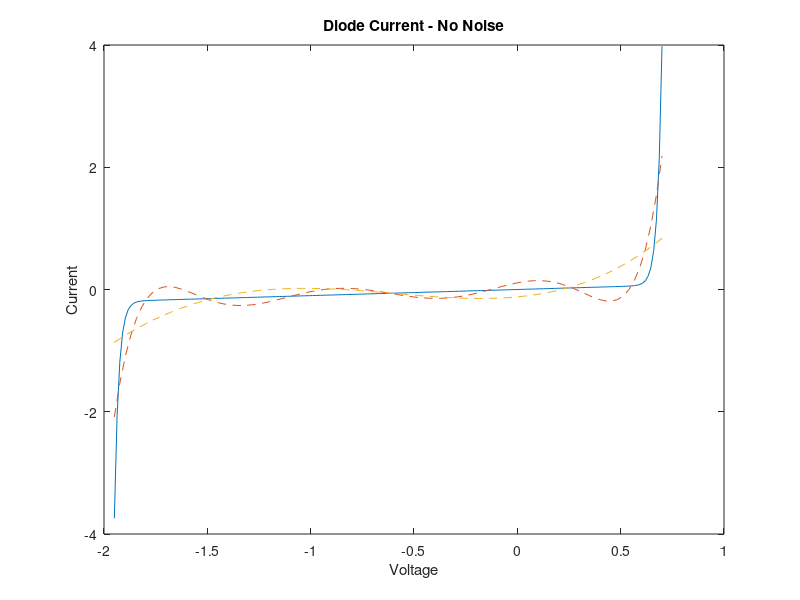
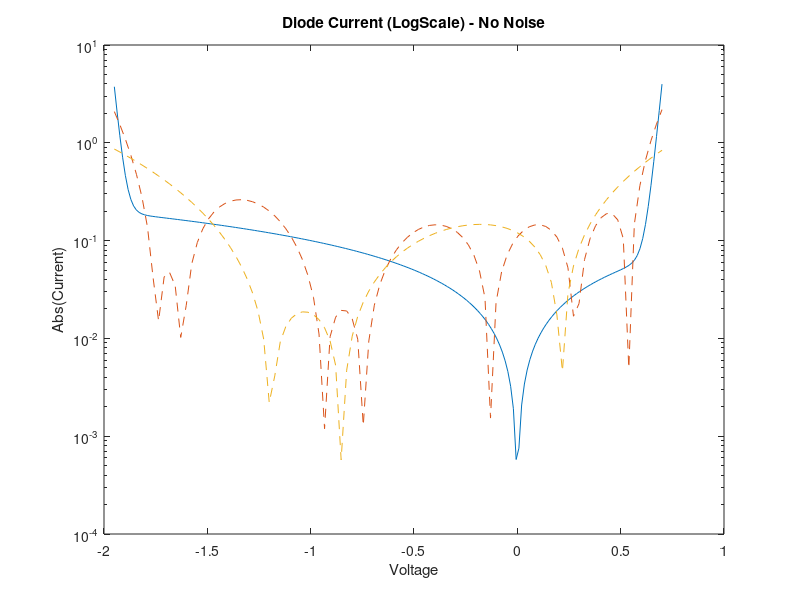
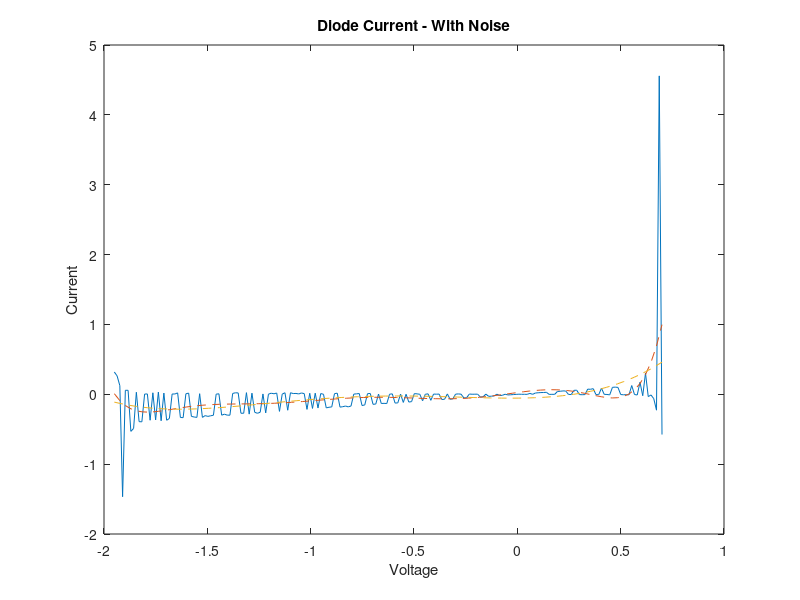
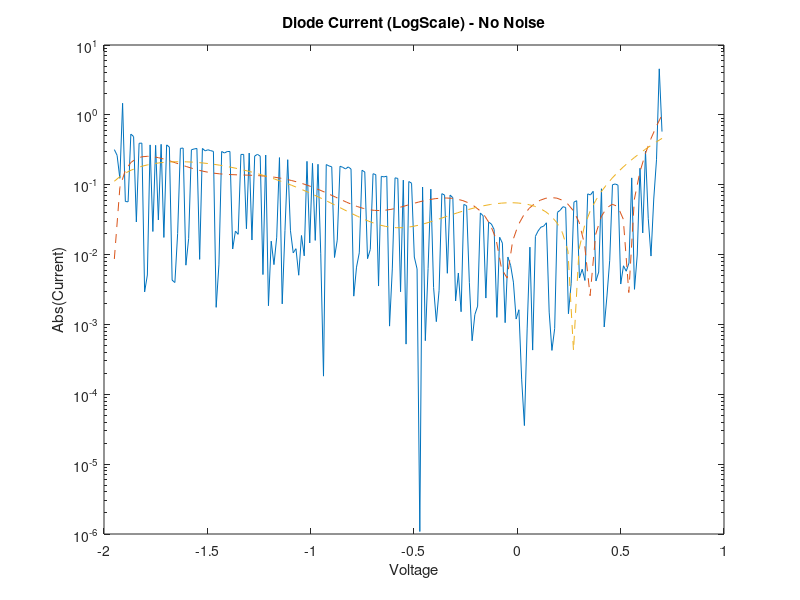

MATLAB code for these plots, in order: (Note: this script raises an error after producing the figures.)
clear;

%Constants
Is = 0.01e-12;
Ib = 0.1e-12;
Vb = 1.3;
Gp = 0.1;

I = @(V) Is.*(exp((1.2/0.025).*V) - 1) + Gp.*V - Ib.*(exp((-1.2/0.025).*(V+Vb))-1);
V_var = linspace(-1.95,0.7,200);

I_vec = I(V_var);
I_vec_rand = zeros(1,length(V_var));
for i=1:length(V_var)
    rand_p = rand()*0.2 +1; %Percentage 0%-20%
    rand_pm = randi(2,1)-1;
    
    if(rand_pm == 1) %+
        I_vec_rand(i) = I_vec(i) + I_vec(i)*rand_p;
    else
        I_vec_rand(i) = I_vec(i) - I_vec(i)*rand_p;
    end
end

%Polyfits
x_poly = linspace(-1.95,0.7);

p8 = polyfit(V_var,I_vec,8);
yp8 = polyval(p8,x_poly);

p4 = polyfit(V_var,I_vec,4);
yp4 = polyval(p4,x_poly);

p8_rand = polyfit(V_var,I_vec_rand,8);
yp8_rand = polyval(p8_rand,x_poly);

p4_rand = polyfit(V_var,I_vec_rand,4);
yp4_rand = polyval(p4_rand,x_poly);

%Plots
figure(1)
plot(V_var, I_vec)
hold on
plot(x_poly, yp8, '--');
plot(x_poly, yp4, '--');
hold off
title('Diode Current - No Noise')
xlabel('Voltage')
ylabel('Current')

figure(2)
semilogy(V_var,abs(I_vec))
hold on
semilogy(x_poly, abs(yp8), '--');
semilogy(x_poly, abs(yp4), '--');
hold off
title('Diode Current (LogScale) - No Noise')
xlabel('Voltage')
ylabel('Abs(Current)')

figure(3)
plot(V_var, I_vec_rand)
hold on
plot(x_poly, yp8_rand, '--');
plot(x_poly, yp4_rand, '--');
hold off
title('Diode Current - With Noise')
xlabel('Voltage')
ylabel('Current')


figure(4)
semilogy(V_var,abs(I_vec_rand))
hold on
semilogy(x_poly, abs(yp8_rand), '--');
semilogy(x_poly, abs(yp4_rand), '--');
hold off
title('Diode Current (LogScale) - No Noise')
xlabel('Voltage')
ylabel('Abs(Current)')

%Conclusions: This type of linear fit does not work well for log plots
%Question 2
fo2 = fittype('A.*(exp(1.2*x/25e-3)-1) + 0.1.*x - C*(exp(1.2*(-(x+1.3))/25e-3)-1)');
fo3 = fittype('A.*(exp(1.2*x/25e-3)-1) + B.*x - C*(exp(1.2*(-(x+1.3))/25e-3)-1)');
fo4 = fittype('A.*(exp(1.2*x/25e-3)-1) + B.*x - C*(exp(1.2*(-(x+D))/25e-3)-1)');

%Fit 2
ff2 = fit(V_var',I_vec',fo2);
ff3 = fit(V_var',I_vec',fo3);
ff4 = fit(V_var',I_vec',fo4);

If2 = ff2(V_var');
If3 = ff3(V_var');
If4 = ff4(V_var');

figure(5)
plot(V_var,I_vec);
hold on
plot(V_var, If2', '--');
plot(V_var, If3', '--');
plot(V_var, If4', '--');
hold off
legend('Data', 'Fit2', 'Fit3', 'Fit4');
ylim([-4 4])
title('Diode Current  - No Noise - NonLinear Fits')
xlabel('Voltage')
ylabel('Abs(Current)')

figure(6)
semilogy(V_var,abs(I_vec));
hold on
semilogy(V_var, abs(If2'), '--');
semilogy(V_var, abs(If3'), '--');
semilogy(V_var, abs(If4'), '--');
hold off
legend('Data', 'Fit2', 'Fit3', 'Fit4');
title('Diode Current  - With Noise - NonLinear Fits')
xlabel('Voltage')
ylabel('Abs(Current)')

%Neural Net Fits
inputs = V_var'.';
targets = I_vec'.';
hiddenLayerSize = 10;
net = fitnet(hiddenLayerSize);
net.divideParam.trainRatio = 70/100;
net.divideParam.valRatio = 15/100;
net.divideParam.testRatio = 15/100;
[net,tr] = train(net,inputs,targets);
outputs = net(inputs);
errors = gsubtract(outputs,targets);
performance = perform(net,targets,outputs)
view(net)
Inn = outputs


